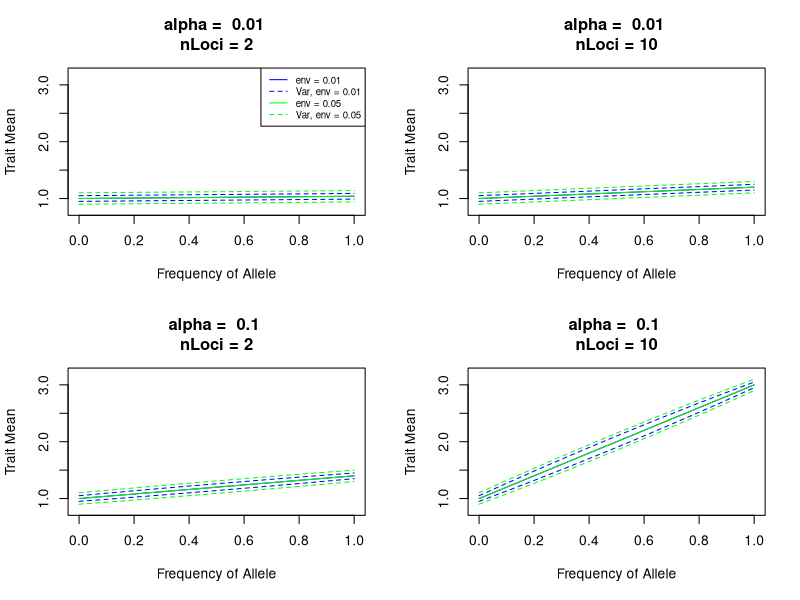

Source code (R):
### Sara M Schaal 
## Walsh & Lynch Eq. 5.6c

#### Model parameters ####
n <- c(2, 10)                          # number of loci 
enVar <- c(0.05, 0.1)                 # environmental variance added to the phenotype
ai <- c(0.01, 0.1)                     # effect size of the allele B 
pi <- seq(0, 1, by = 0.1)              # frequency of the allele B
m <- 1                                 # baseline value for mean
#########################

#### Build Dataframe ####
df.eq5.6c <- expand.grid("alpha" = ai, "freq" = pi, "enVar" = enVar, "m" = m, "nLoci" = n)
df.eq5.6c$traitMean <- NULL
df.eq5.6c$traitVar <- NULL

for(i in 1:nrow(df.eq5.6c)){
  df.eq5.6c$traitMean[i] <- df.eq5.6c$m[i] + 2*df.eq5.6c$alpha[i]*df.eq5.6c$freq[i]*df.eq5.6c$nLoci[i]
  df.eq5.6c$traitVar[i] <- 2*((df.eq5.6c$alpha[i])^2*df.eq5.6c$freq[i])*
    (1-df.eq5.6c$freq[i])*df.eq5.6c$nLoci[i] + df.eq5.6c$enVar[i]
}

#########################

#### Plotting ####
par(mfrow = c(2,2))
for(i in 1:length(ai)){
  ## first alpha value & number of loci##
  plot(traitMean~freq, data = df.eq5.6c[df.eq5.6c$alpha == ai[i] & 
                                          df.eq5.6c$enVar == enVar[1] & df.eq5.6c$nLoci == n[1],],
       col = "blue", type = "l", ylim = c(0.8,3.2), 
       main = paste("alpha = ", ai[i], "\nnLoci =", n[1]), 
       xlab = "Frequency of Allele", ylab = "Trait Mean")
  lines(traitMean+traitVar~freq, 
        data = df.eq5.6c[df.eq5.6c$alpha == ai[i] & 
                           df.eq5.6c$enVar == enVar[1] & df.eq5.6c$nLoci == n[1],], 
        col = "blue", lty = 2)
  lines(traitMean-traitVar~freq, 
        data = df.eq5.6c[df.eq5.6c$alpha == ai[i] & 
                           df.eq5.6c$enVar ==enVar[1] & df.eq5.6c$nLoci == n[1],], 
        col = "blue", lty = 2)
  
  ## second environmental variance ##
  lines(traitMean~freq, 
        data = df.eq5.6c[df.eq5.6c$alpha == ai[i] & 
                           df.eq5.6c$enVar == enVar[2] & df.eq5.6c$nLoci == n[1],], 
        col = "green")
  lines(traitMean+traitVar~freq, 
        data = df.eq5.6c[df.eq5.6c$alpha == ai[i] & 
                           df.eq5.6c$enVar == enVar[2] & df.eq5.6c$nLoci == n[1],], 
        col = "green", lty = 2)
  lines(traitMean-traitVar~freq, 
        data = df.eq5.6c[df.eq5.6c$alpha == ai[i] & 
                           df.eq5.6c$enVar == enVar[2] & df.eq5.6c$nLoci == n[1],], 
        col = "green", lty = 2)
  if(i == 1){
    legend("topright", legend = c("env = 0.01",  "Var, env = 0.01", "env = 0.05", "Var, env = 0.05"), col = c("blue", "blue", "green", "green"), lty = c(1,2,1,2), cex = 0.7)
  }
  
  ## second alpha value & number of loci ###
  plot(traitMean~freq, 
       data = df.eq5.6c[df.eq5.6c$alpha == ai[i] & 
                          df.eq5.6c$enVar == enVar[1] & df.eq5.6c$nLoci == n[2],], 
       col = "blue", type = "l", ylim = c(0.8,3.2), 
       main = paste("alpha = ", ai[i], "\nnLoci =", n[2]), 
       xlab = "Frequency of Allele", ylab = "Trait Mean")
  
  lines(traitMean+traitVar~freq, 
        data = df.eq5.6c[df.eq5.6c$alpha == ai[i] & 
                           df.eq5.6c$enVar == enVar[1] & df.eq5.6c$nLoci == n[2],], 
        col = "blue", lty = 2)
  lines(traitMean-traitVar~freq, 
        data = df.eq5.6c[df.eq5.6c$alpha == ai[i] & 
                           df.eq5.6c$enVar == enVar[1] & df.eq5.6c$nLoci == n[2],], 
        col = "blue", lty = 2)
  
  lines(traitMean~freq, 
        data = df.eq5.6c[df.eq5.6c$alpha == ai[i] & 
                           df.eq5.6c$enVar == enVar[2] & df.eq5.6c$nLoci == n[2],], 
        col = "green")
  lines(traitMean+traitVar~freq, 
        data = df.eq5.6c[df.eq5.6c$alpha == ai[i] & 
                           df.eq5.6c$enVar == enVar[2] & df.eq5.6c$nLoci == n[2],], 
        col = "green", lty = 2)
  lines(traitMean-traitVar~freq, 
        data = df.eq5.6c[df.eq5.6c$alpha == ai[i] & 
                           df.eq5.6c$enVar == enVar[2] & df.eq5.6c$nLoci == n[2],], 
        col = "green", lty = 2)
  
  
}
